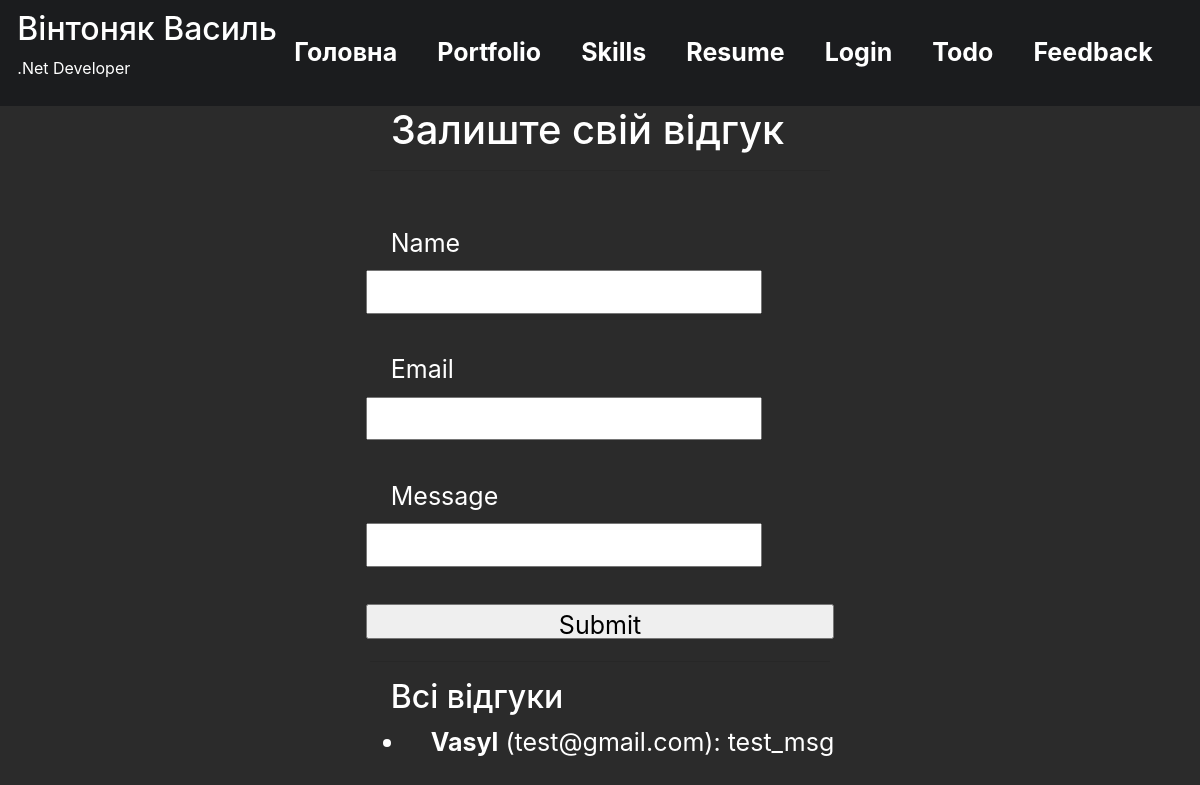
The page /feedback on the database as committed earlier.
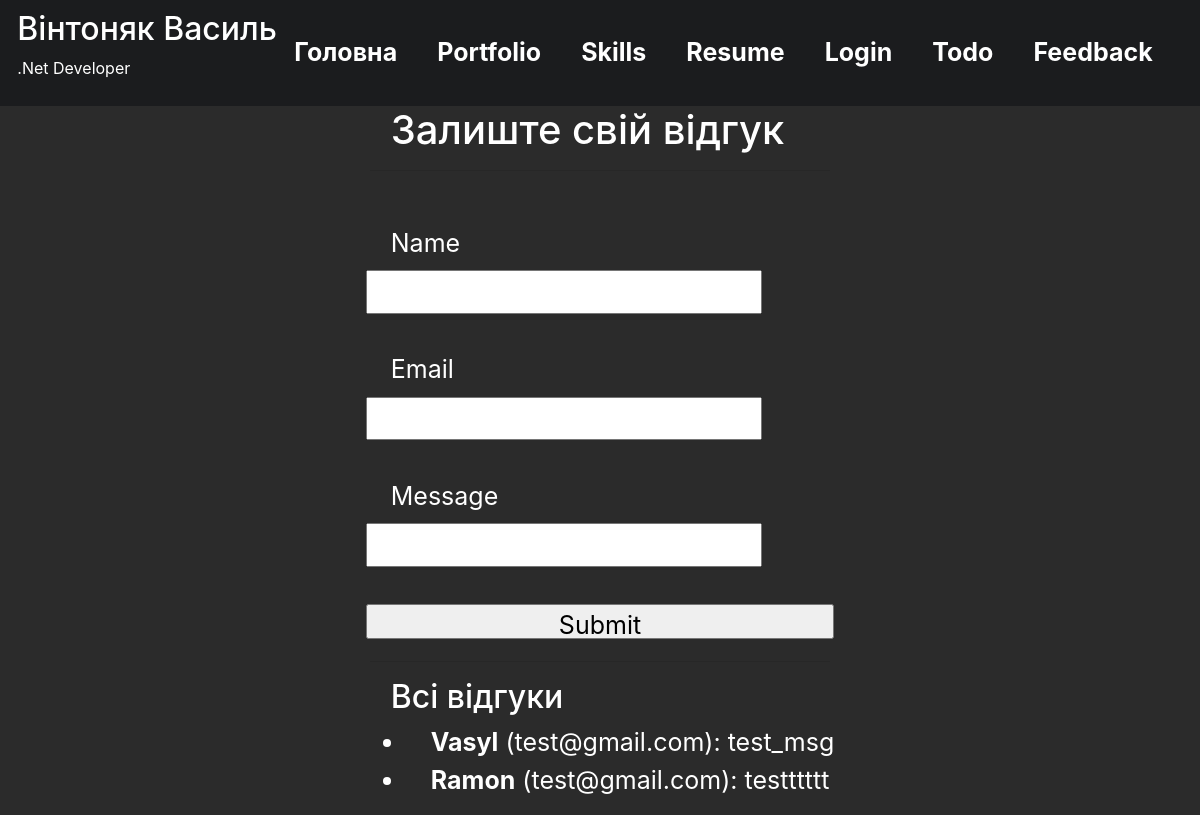
The same page on the database as committed later.
### app.py (models this page shows)
class Feedback(db.Model):
    id = db.Column(db.Integer, primary_key=True)
    name = db.Column(db.String(128), nullable=False)
    email = db.Column(db.String(128), nullable=False)
    message = db.Column(db.String(256), nullable=False)

### app.py (the view, shortened to what this page needs)
@app.route('/feedback', methods=['GET', 'POST'])
def feedback():
    form = FeedbackForm()
    feedbacks = Feedback.query.all()
    return render_template('feedback.html', form=form, feedbacks=feedbacks)

### forms.py
class FeedbackForm(FlaskForm):
    name = StringField('Name', validators=[DataRequired()])
    email = StringField('Email', validators=[DataRequired()])
    message = StringField('Message', validators=[DataRequired()])
    submit = SubmitField('Submit')

### app.py (called while the page is built)
def get_navigation_items():
    navigation_items = [
        {'url': '/', 'label': 'Головна'},
        {'url': '/portfolio', 'label': 'Portfolio'},
        {'url': '/skills', 'label': 'Skills'},
        {'url': '/resume', 'label': 'Resume'},
        {'url': '/login', 'label': 'Login'},
        {'url': '/todo', 'label': 'Todo'},
        {'url': '/feedback', 'label': 'Feedback'},
    ]
    return navigation_items

@app.context_processor
def inject_navigation():
    return dict(navigation_items=get_navigation_items())

### templates/feedback.html (shortened to what this page needs)
{% extends 'base.html' %}
{% block content %}
    <div class="feedback_table">
        <h1>Залиште свій відгук</h1> <hr>
        <form method="POST">
            {{ form.hidden_tag() }} <br>
            {{ form.name.label }} {{ form.name(class="inputs") }} <br>
            {{ form.email.label }} {{ form.email(class="inputs") }} <br>
            {{ form.message.label }} {{ form.message(class="inputs") }} <br>
            {{ form.submit(class="btn_submit") }}
        </form> <hr>
        <h2>Всі відгуки</h2>
        <ul>
            {% for feedback in feedbacks %}
                <li>
                    <strong>{{ feedback.name }}</strong> ({{ feedback.email }}): {{ feedback.message }}
                </li>
            {% endfor %}
        </ul>
    </div>
{% endblock %}

Rows that differ between the two databases and show on the page:
added Feedback: name "Ramon", email "test@gmail.com", message "testttttt"
